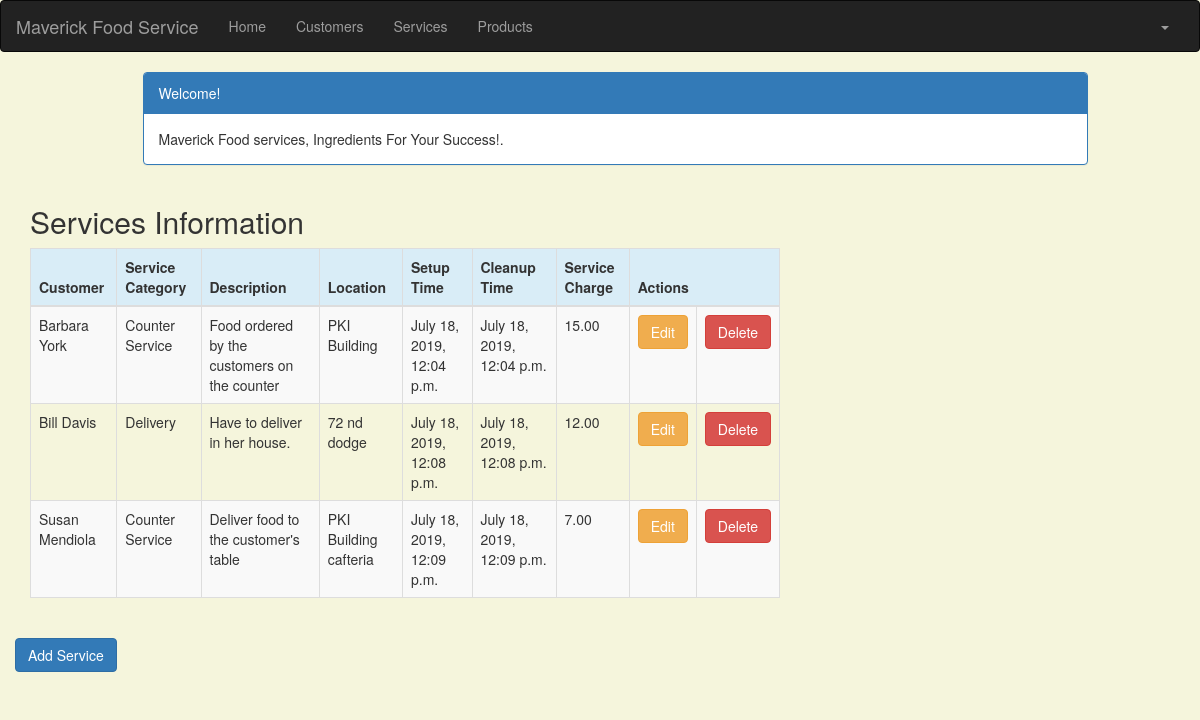
Screenshot of /service_list (signed in) with the database file from the repository.
### crm/models.py (models this page shows, shortened)
class Service(models.Model):
    cust_name = models.ForeignKey(Customer, on_delete=models.CASCADE, related_name='services')
    service_category = models.CharField(max_length=100)
    description = models.TextField()
    location = models.CharField(max_length=200)
    setup_time = models.DateTimeField(
        default=timezone.now)
    cleanup_time = models.DateTimeField(
        default=timezone.now)
    service_charge = models.DecimalField(max_digits=10, decimal_places=2)
    created_date = models.DateTimeField(
        default=timezone.now)
    updated_date = models.DateTimeField(auto_now_add=True)

class Customer(models.Model):
    cust_name = models.CharField(max_length=50)
    organization = models.CharField(max_length=100, blank=True)
    role = models.CharField(max_length=100)
    email = models.EmailField(max_length=100)
    bldgroom = models.CharField(max_length=100)
    address = models.CharField(max_length=200)
    account_number = models.IntegerField(blank=False, null=False)
    city = models.CharField(max_length=50)
    state = models.CharField(max_length=50)
    zipcode = models.CharField(max_length=10)
    phone_number = models.CharField(max_length=50)
    created_date = models.DateTimeField(
        default=timezone.now)
    updated_date = models.DateTimeField(auto_now_add=True)
    def __str__(self):
        return str(self.cust_name)

### crm/views.py (the view)
# urls.py: path('service_list', views.service_list, name='service_list'),
@login_required
def service_list(request):
   services = Service.objects.filter(created_date__lte=timezone.now())
   return render(request, 'crm/service_list.html', {'services': services})

### crm/templates/crm/service_list.html (shortened to what this page needs)
{% extends 'crm/base.html' %}
{% block content %}
    <html>
    <head>
        <link rel="stylesheet" href="https://maxcdn.bootstrapcdn.com/bootstrap/3.3.4/css/bootstrap.min.css">
    </head>
    <body>
    <div class="container">
        <div class="row">
            <div class="col-md-10 col-md-offset-1">
                <div class="panel panel-primary">
                    <div class="panel-heading">Welcome!</div>
                    <div class="panel-body">
                        Maverick Food services, Ingredients For Your Success!.
                    </div>
                </div>
            </div>
        </div>
    </div>
    <div class="row">
        <h2 style="padding-left: 15Px">Services Information</h2>
    </div>
    <div>
        <table class="table table-striped table-bordered table-hover">
            <thead>
            <tr class="bg-info">
                <th>Customer</th>
                <th>Service Category</th>
                <th>Description</th>
                <th>Location</th>
                <th>Setup Time</th>
                <th>Cleanup Time</th>
                <th>Service Charge</th>
                <th colspan="3">Actions</th>
            </tr>
            </thead>
            <tbody>
            {% for service in services %}
                <tr>
                    <td>{{ service.cust_name }}</td>
                    <td>{{ service.service_category }}</td>
                     <td>{{ service.description }}</td>
                    <td>{{ service.location }}</td>
                    <td>{{ service.setup_time }}</td>
                    <td>{{ service.cleanup_time }}</td>
                    <td>{{ service.service_charge }}</td>
                     <td><a href="{% url 'crm:service_edit' pk=service.pk %}"
                           class="btn btn-warning">Edit</a></td>
                           <td><a href="{% url 'crm:service_delete' pk=service.pk %}"
                           onclick="return confirm('Are you sure you want to delete?')"
                           class="btn btn-danger">Delete</a>
                    </td>
                </tr>
            {% endfor %}
            </tbody>
        </table>
        <div class="row">
         <a href="{% url 'crm:service_new' %}" class="row"><span
                    class="btn btn-primary">Add Service</span></a>
         </div>
    </div>
    </body>
    </html>
{% endblock %}

### crm/templates/crm/base.html (shortened to what this page needs)
<!DOCTYPE html>
{% load staticfiles %}
<html lang="en">
<head>
    <link rel="stylesheet" href="https://maxcdn.bootstrapcdn.com/bootstrap/3.3.7/css/bootstrap.min.css">
</head>
<body id="app-layout">
<nav class="navbar navbar-inverse">
    <div class="container-fluid">
        <div class="navbar-header">
            <a class="navbar-brand" href="/">
                Maverick Food Service
            </a>
        </div>
        <div class="collapse navbar-collapse" id="myNavbar">
            <ul class="nav navbar-nav">
                <li><a href="{% url 'crm:home' %}">Home</a></li>
                <li><a href="{% url 'crm:customer_list' %}">Customers</a></li>
               <li><a href="{% url 'crm:service_list' %}">Services</a></li>
                <li><a href="{% url 'crm:product_list' %}">Products</a></li>
            </ul>
            <ul class="nav navbar-nav navbar-right">
                {% if user.is_authenticated %}
                    <li class="dropdown">
                        <a href="#" class="dropdown-toggle" data-toggle="dropdown" role="button" aria-expanded="false">
                            <span class="caret"></span>
                        </a>
                    </li>
                {% else %}
                    <li><a href="{% url 'login' %}"><span class="glyphicon glyphicon-log-in"></span> Login</a></li>
                {% endif %}
            </ul>
        </div>
    </div>
</nav>
<div class="content container">
    <div class="row">
        <div class="col-md-8">
            {% block content %}{% endblock %}
        </div>
    </div>
</body>
</html>

### crm/templates/crm/base.html (style rules this page uses)
.navbar { margin-bottom: 0; border-radius: 0; }

### crm/templates/crm/service_list.html (style rules this page uses)
body { background-color: beige; }

### rows the page displays
Service: cust_name "Barbara York", service_category "Counter Service", description "Food ordered by the customers on the counter", location "PKI Building", setup_time "July 18, 2019, 12:04 p.m.", cleanup_time "July 18, 2019, 12:04 p.m.", service_charge "15.00"
Service: cust_name "Bill Davis", service_category "Delivery", description "Have to deliver in her house.", location "72 nd dodge", setup_time "July 18, 2019, 12:08 p.m.", cleanup_time "July 18, 2019, 12:08 p.m.", service_charge "12.00"
Service: cust_name "Susan Mendiola", service_category "Counter Service", description "Deliver food to the customer's table", location "PKI Building cafteria", setup_time "July 18, 2019, 12:09 p.m.", cleanup_time "July 18, 2019, 12:09 p.m.", service_charge "7.00"
